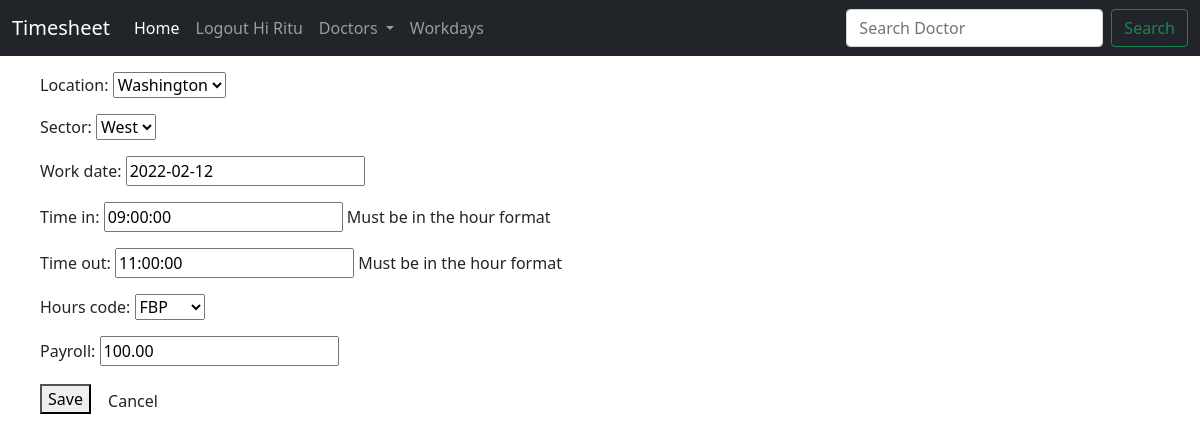
Before: /workday/1/update (signed in) with the older database file.
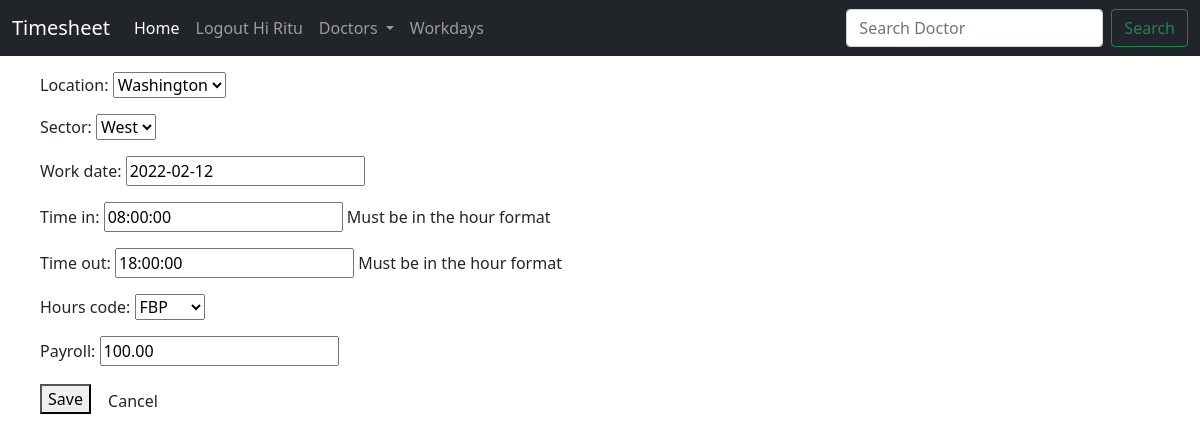
After: the same page with the newer database file.
### workdaymanagement/models.py (models this page shows, shortened)
class Workday(models.Model):
     id=models.AutoField(primary_key=True)
     docid=models.IntegerField()
     doctor=models.CharField(max_length=20)
     location=models.ForeignKey(Location,on_delete=models.CASCADE,blank=True)
     sector=models.CharField(max_length=7,blank=True)
     work_date=models.DateField(default=date.today,blank=True)
     time_in=models.TimeField()
     time_out=models.TimeField()
     hours_worked=models.DurationField(blank=True,null=True)
     hours_code=models.ForeignKey(Payroll,on_delete=models.CASCADE)
     payroll=models.DecimalField(max_digits=5, decimal_places=2)
     total_payroll=models.DecimalField(max_digits=5, decimal_places=2,null=True,blank=True)

### workdaymanagement/views.py (the view)
# urls.py: re_path('^(?P<pk>[0-9]+)/update$',views.WorkdayUpdate.as_view(),name="workday_edit"),
class WorkdayUpdate(RedirectToPreviousMixin,LoginRequiredMixin,SuccessMessageMixin,UpdateView):
     model=Workday
     template_name='workday/workday_update.html'
     form_class=WorkdayForm
     login_url = 'Users:login'
     success_message = "Workday has been updated"
     def get_object(self,queryset=None):
           obj = UpdateView.get_object(self,queryset=None)
           if obj.docid == self.request.user.id:
                return obj
           else:
                raise ValidationError('You are not an authorized user')

### workdaymanagement/forms.py (shortened to what this page needs)
class WorkdayForm(forms.ModelForm):
    time_in = forms.TimeField(help_text='Must be in the hour format')
    time_out = forms.TimeField(help_text='Must be in the hour format')
    sector = forms.ChoiceField(choices=SECTOR_CHOICES)
    class Meta:
        model=Workday
        exclude=['docid','doctor','hours_worked','total_payroll']

### workdaymanagement/models.py (called while the page is built)
    def __str__(self):
         return self.location

     def __str__(self):
          return self.name

### workdaymanagement/views.py (called while the page is built)
    def get(self, request, *args, **kwargs):
        request.session['previous_page'] = request.META.get('HTTP_REFERER', self.default_redirect)
        return super().get(request, *args, **kwargs)

    def get_success_url(self):
        return self.request.session['previous_page']

### templates/workday/workday_update.html (shortened to what this page needs)
{% extends 'base.html' %}
{% block content %}
<dir>
<form method="post">
    {{form.as_p}}
    <button type="submit" value="save">Save</button>
    <a href="{{ view.get_success_url }}" class="btn btn-default">Cancel</a>
</form>
</dir>
{% endblock %}

Changed rows visible on the page:
changed Workday "West": time_in "09:00:00" → "08:00:00"; time_out "11:00:00" → "18:00:00"
